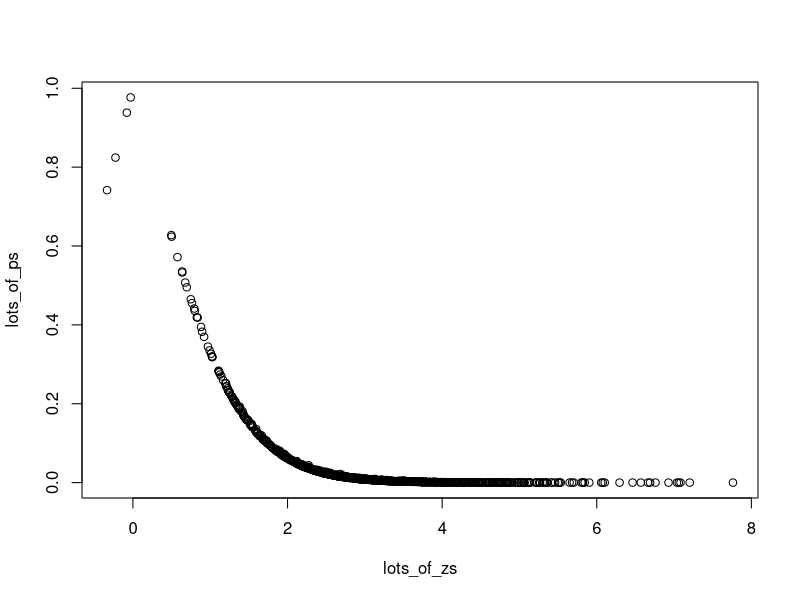
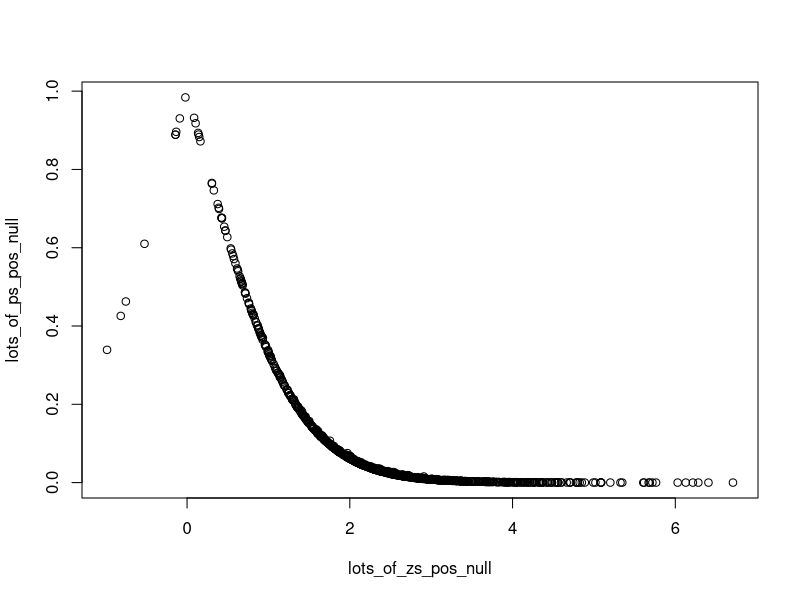
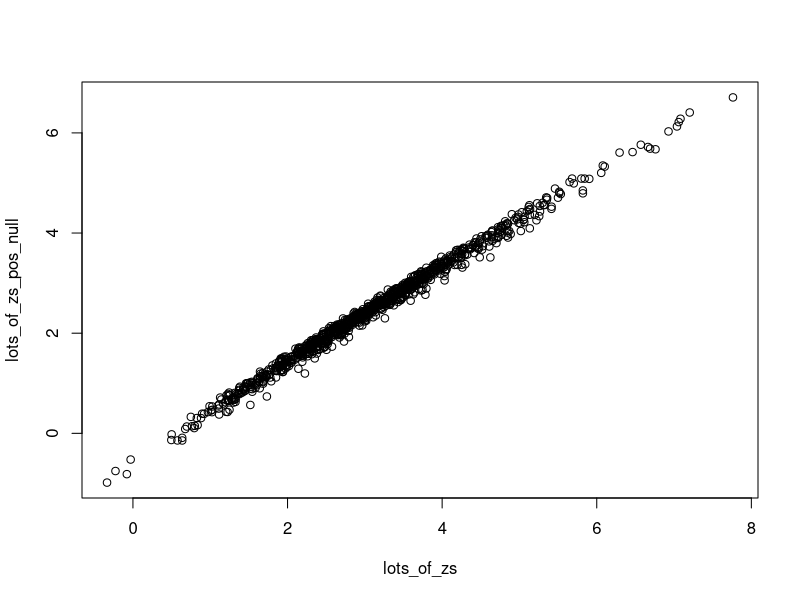
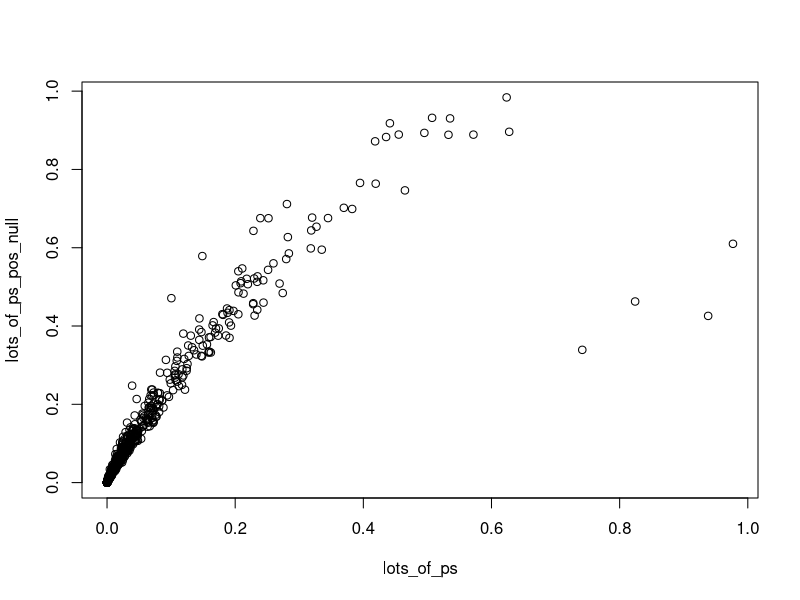
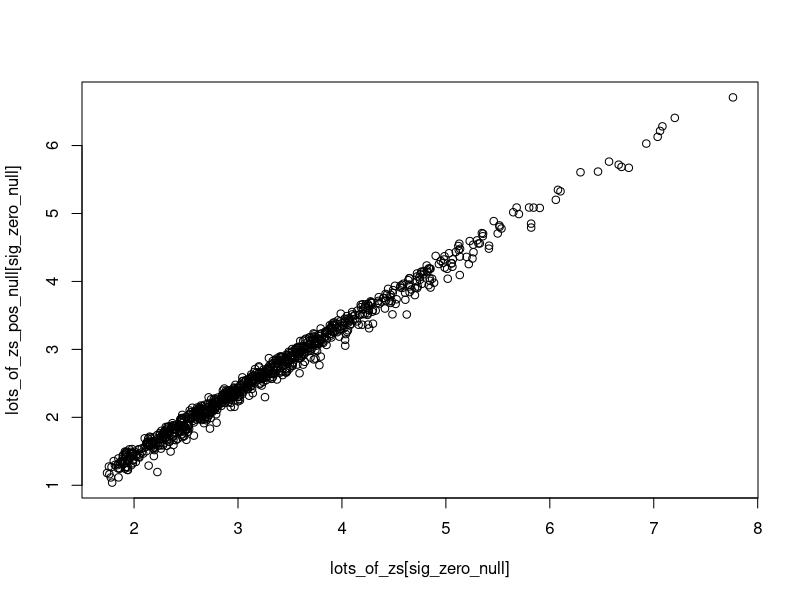
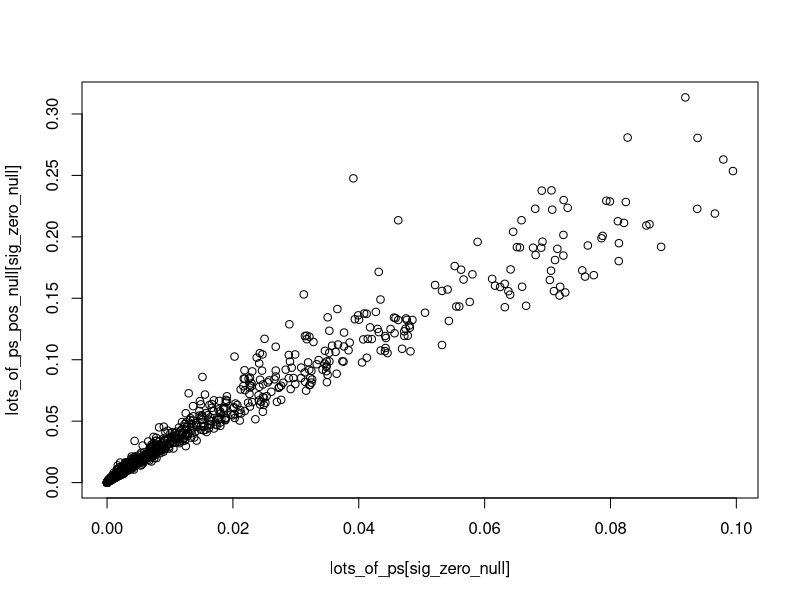

The R source for these figures, in order:
## ---- chunk 1
iterations <- 1000
lots_of_zs <- numeric(iterations)
lots_of_ps <- numeric(iterations)
lots_of_zs_pos_null <- numeric(iterations)
lots_of_ps_pos_null <- numeric(iterations)

for(i in 1:iterations) {
  control_vals <- rnorm(10, mean = 1, sd = 0.75)
  drug1_vals <- rnorm(10, mean = 2, sd = 0.75)

  ## H0: \mu_1 - \mu_0 = 0
  t_test_out <- t.test(drug1_vals, control_vals)

  lots_of_ps[i] <- t_test_out$p.value
  lots_of_zs[i] <- t_test_out$statistic
  
  ## H0: \mu_1 - \mu_0 = 0.2
  t_test_out_pos_null <- t.test(drug1_vals, control_vals, mu = 0.2)
  
  lots_of_ps_pos_null[i] <- t_test_out_pos_null$p.value
  lots_of_zs_pos_null[i] <- t_test_out_pos_null$statistic
}
plot(lots_of_zs, lots_of_ps)
## ---- chunk 2
plot(lots_of_zs_pos_null, lots_of_ps_pos_null)
## ---- chunk 3
plot(lots_of_zs, lots_of_zs_pos_null)
plot(lots_of_ps, lots_of_ps_pos_null)
## ---- chunk 4
sig_zero_null <- which(lots_of_ps < 0.1)
plot(lots_of_zs[sig_zero_null],
     lots_of_zs_pos_null[sig_zero_null])
plot(lots_of_ps[sig_zero_null],
     lots_of_ps_pos_null[sig_zero_null])
